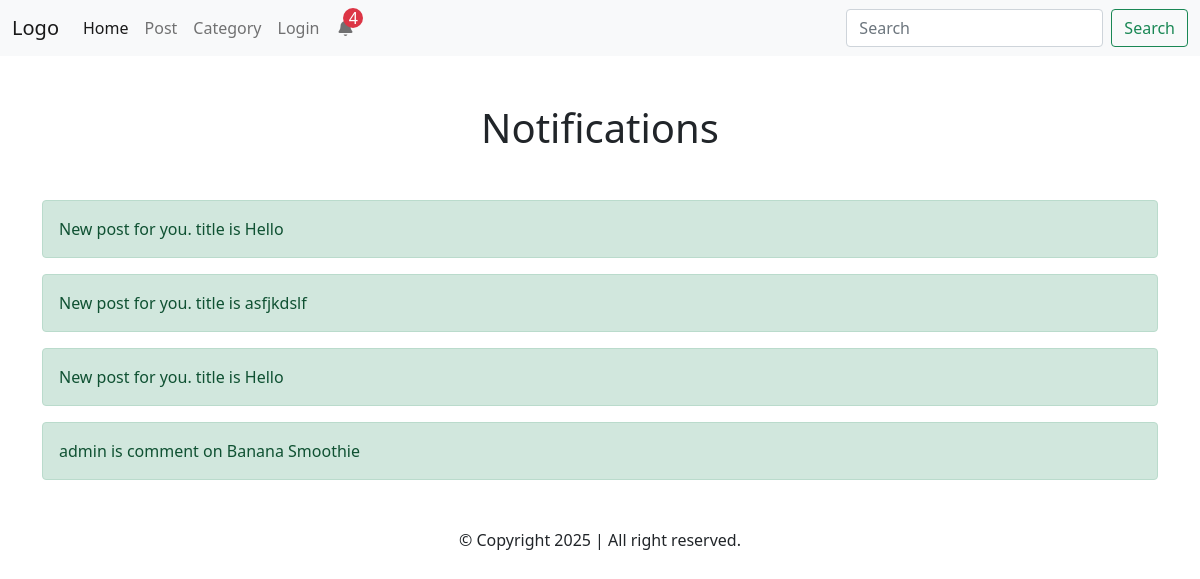
Page /notifications/ on the earlier database version.
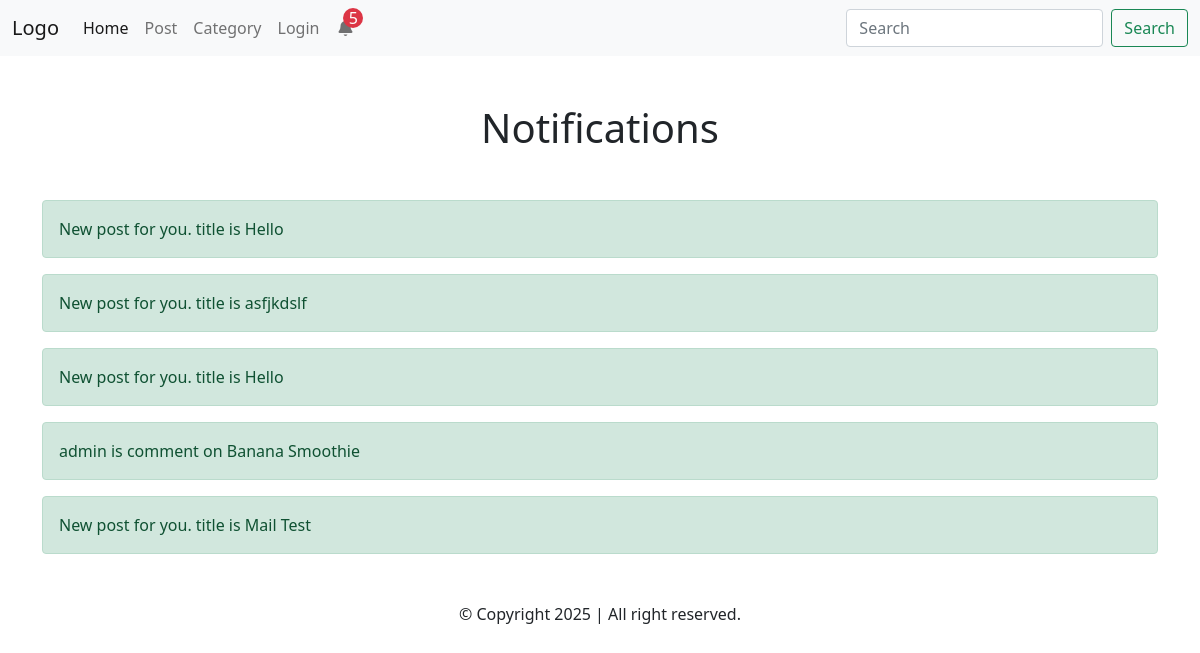
Same page on the later database version.
### myapp/models.py (models this page shows)
class NotificationModel(models.Model):
    title = models.CharField(max_length=200)
    created_at = models.DateTimeField(auto_now_add=True)
    updated_at = models.DateTimeField(auto_now=True)

### myapp/views.py (the view)
# urls.py: path("notifications/", views.NotificationList),
def NotificationList(request):
    notifications = NotificationModel.objects.all()
    return render(request, "notifications.html", {"notifications": notifications})

### utils/context_processors.py (called while the page is built)
def noti_count(request):
    notifications = NotificationModel.objects.all()
    return {"notifications": notifications}

### templates/notifications.html (shortened to what this page needs)
{% extends 'components/base.html' %}
{% block body %}
<h1 class="text-center mb-5">Notifications</h1>
{% for notification in notifications %}
<div class="alert alert-success" role="alert">
    {{notification.title}}
</div>
{% endfor %}
{% endblock %}

Differences in the rows shown:
added NotificationModel: title "New post for you. title is Mail Test"
Other differences:
{{ notifications.count }}: "4" → "5"
